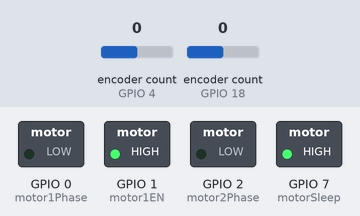
Recording of a sketch running on a simulated ESP32-S3. Parts: switched loads named in the sketch (green lamp = pin HIGH). Dashed ring = blinking. Inputs (shaded band) come from the test bench; at power-on: encoder count (sensors on GPIO 4, GPIO 18) 0.

Above: at 1.55 s.
Timing chart, 0 to 4.5 s (numbered marks = the images above):
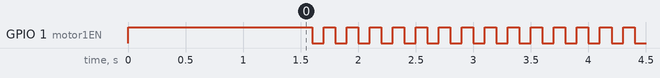

Measured:
- by itself, GPIO 1 (motor1EN): alternates HIGH for 0.10 s and LOW for 0.10 s

The sketch:

midus.ino
```cpp
#include <Wire.h>
#include <LSM6.h>
#include <Encoder.h>

#define neoPixelBus 6

#define I2CData 8
#define I2CScl 9

#define motorSleep 7

#define motor1Phase 0
#define motor1EN 1
#define motor1EncA 4
#define motor1EncB 5
#define PWMChannelMotor1 0

#define motor2Phase 2
#define motor2EN 3
#define motor2EncA 18
#define motor2EncB 19
#define PWMChannelMotor2 1

#define MotorPWMFreq 100

LSM6 imu;

Encoder motor1Enc(motor1EncA, motor1EncB);
Encoder motor2Enc(motor2EncA, motor2EncB);

long positionLeft  = -999;
long positionRight = -999;


void setup() {
  Serial.begin(115200);
  //Wire.begin(I2CData, I2CScl);

  // if (!imu.init())
  // {
  //   Serial.println("Failed to detect and initialize IMU!");
  //   while (1);
  // }
  // imu.enableDefault();
  neopixelWrite(neoPixelBus, 0, 128, 0); //Janky code, need to use a real library, but the shift reg nature of the neoPixels means this is a later problem!


  // *** Motor Defs ***
  pinMode(motorSleep, OUTPUT);

  pinMode(motor1Phase, OUTPUT);
  ledcSetup(PWMChannelMotor1, MotorPWMFreq, 4); // channel(0-7), freq, resolution (8bit)
  ledcAttachPin(motor1EN, PWMChannelMotor1);

  pinMode(motor2Phase, OUTPUT);
  ledcSetup(PWMChannelMotor2, MotorPWMFreq, 4); // channel(0-7), freq, resolution (8bit)
  //ledcAttachPin(motor2EN, PWMChannelMotor2);
  pinMode(motor1EN, OUTPUT);
  // *** end of Motor Defs ***

  // *** Bringup tests ***
  neopixelWrite(neoPixelBus, 128, 0, 0); //Janky code, need to use a real library, but the shift reg nature of the neoPixels means this is a later problem!
  neopixelWrite(neoPixelBus, 128, 0, 0);


  digitalWrite(motorSleep, 1); //wake up motor controllers
  digitalWrite(motor1Phase, 0); //setting motor direction
  digitalWrite(motor2Phase, 0);

  digitalWrite(motor1EN, 1); // run first motor (128 = 255/2, 255 is 8bit max, so running at half speed)
  delay(1500);
  // ledcWrite(motor1EN, 0); // disable first motor
  // delay(10);
  // ledcWrite(motor2EN, 128);  //run second motor
  // delay(1500);
  // ledcWrite(motor2EN, 0);  //disable second motor

  //digitalWrite(motorSleep, 1); //wake up motor controllers


  neopixelWrite(neoPixelBus, 0, 128, 0);

  // *** end Bringup tests ***


}

void loop() {
  digitalWrite(1, 1); // run first motor (128 = 255/2, 255 is 8bit max, so running at half speed)
  delay(100);
  digitalWrite(1, 0); // run first motor (128 = 255/2, 255 is 8bit max, so running at half speed)
  delay(100);

  // put your main code here, to run repeatedly:
  // //neopixelWrite(neoPixelBus, 0, 128, 0);
  //   neopixelWrite(neoPixelBus, 128, 0, 0);

  // long newLeft, newRight;
  // newLeft = motor1Enc.read();
  // newRight = motor2Enc.read();
  // if (newLeft != positionLeft || newRight != positionRight) {
  //   Serial.print("Enc1 = ");
  //   Serial.print(newLeft);
  //   Serial.print(", Enc2 = ");
  //   Serial.print(newRight);
  //   Serial.println();
  //   positionLeft = newLeft;
  //   positionRight = newRight;
  // }
  // // if a character is sent from the serial monitor,
  // // reset both back to zero.
  // if (Serial.available()) {
  //   Serial.read();
  //   Serial.println("Reset both knobs to zero");
  //   motor1Enc.write(0);
  //   motor2Enc.write(0);
  // }
}
```
